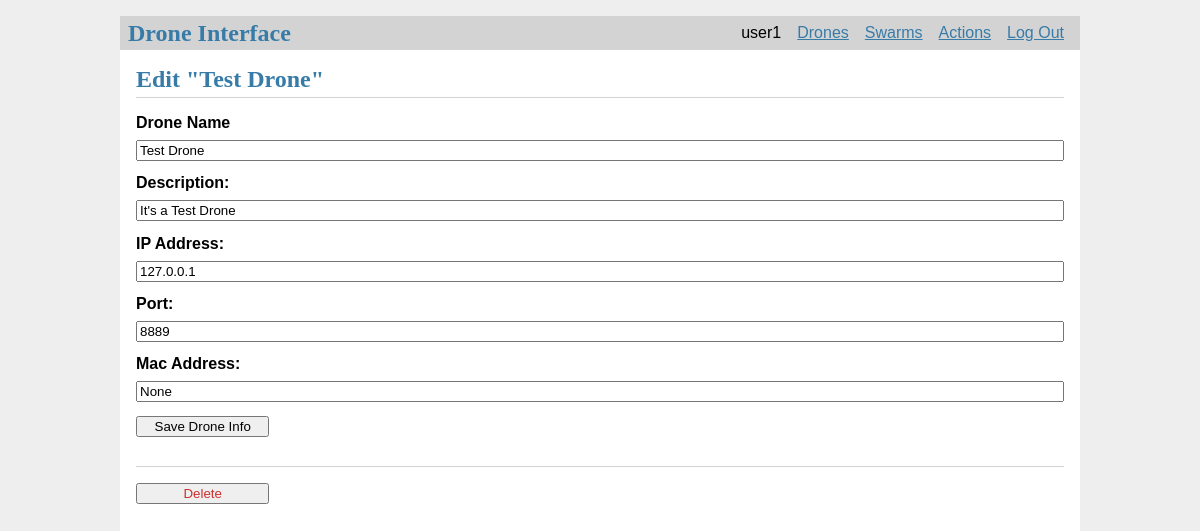
The page /1/update (signed in) on the database its author committed.
### tables this page shows
CREATE TABLE user (
  id INTEGER PRIMARY KEY AUTOINCREMENT,
  username TEXT UNIQUE NOT NULL,
  password TEXT NOT NULL
);

CREATE TABLE drones (
  id INTEGER PRIMARY KEY AUTOINCREMENT,
  drone_name TEXT UNIQUE NOT NULL,
  description TEXT NOT NULL,
  ip_addr TEXT NOT NULL,
  port TEXT NOT NULL,
  mac_addr TEXT,
  owner_id INTEGER NOT NULL,
  group_id INTEGER,
  FOREIGN KEY (owner_id) REFERENCES user (id),
  FOREIGN KEY (group_id) REFERENCES groups (id)
);

### flaskr/drones.py (the view, shortened to what this page needs)
@bp.route('/<int:id>/update', methods=('GET', 'POST'))
@login_required
def update_info(id):
    drone = get_drone(id)
    return render_template('drones/update_info.html', drone=drone)

### flaskr/auth.py (called while the page is built)
@bp.before_app_request
def load_logged_in_user():
    user_id = session.get('user_id')
    if user_id is None:
        g.user = None
    else:
        g.user = get_db().execute(
            'SELECT * FROM user WHERE id = ?', (user_id,)
        ).fetchone()

def login_required(view):
    @functools.wraps(view)
    def wrapped_view(**kwargs):
        if g.user is None:
            return redirect(url_for('auth.login'))
        return view(**kwargs)
    return wrapped_view

### flaskr/db.py (called while the page is built)
def get_db():
    if 'db' not in g:
        g.db = sqlite3.connect(
            current_app.config['DATABASE'],
            detect_types=sqlite3.PARSE_DECLTYPES
        )
        g.db.row_factory = sqlite3.Row
    return g.db

### flaskr/drones.py (called while the page is built)
def get_drone(id, check_author=True):
    drone = get_db().execute(
        'SELECT p.id, drone_name, description, ip_addr, port, mac_addr, owner_id'
        ' FROM drones p JOIN user u ON p.owner_id = u.id'
        ' WHERE p.id = ?',
        (id,)
    ).fetchone()
    if drone is None:
        abort(404, f"Drone id {id} doesn't exist.")
    if check_author and drone['owner_id'] != g.user['id']:
        abort(403)
    return drone

### flaskr/templates/drones/update_info.html
{% extends 'base.html' %}
{% block header %}
  <h1>{% block title %}Edit "{{ drone['drone_name'] }}"{% endblock %}</h1>
{% endblock %}
{% block content %}
  <form method="post">
    <label for="drone_name">Drone Name</label>
    <input name="drone_name" id="drone_name"
      value="{{ request.form['drone_name'] or drone['drone_name'] }}" required>
    <label for="description">Description:</label>
    <input type="description" name="description" id="description"
           value="{{ request.form['description'] or drone['description'] }}" required>
      <label for="ip_addr">IP Address:</label>
    <input type="ip_addr" name="ip_addr" id="ip_addr"
           value="{{ request.form['ip_addr'] or drone['ip_addr'] }}" required>
      <label for="port">Port:</label>
    <input type="port" name="port" id="port"
           value="{{ request.form['port'] or drone['port'] }}" required>
      <label for="mac_addr">Mac Address:</label>
    <input type="mac_addr" name="mac_addr" id="mac_addr"
           value="{{ request.form['port'] or drone['mac_addr'] }}" required>
    <input type="submit" value="Save Drone Info">
  </form>
  <hr>
  <form action="{{ url_for('drones.delete', id=drone['id']) }}" method="post">
    <input class="danger" type="submit" value="Delete" onclick="return confirm('Are you sure?');">
  </form>
{% endblock %}

### flaskr/templates/base.html (shortened to what this page needs)
<!doctype html>
<link rel="stylesheet" href="{{ url_for('static', filename='style.css') }}">
<nav>
  <h1>Drone Interface</h1>
  <ul>
    {% if g.user %}
        <li><span>{{ g.user['username'] }}</span>
        <li><a href="{{ url_for('drones.drones_display') }}">Drones</a>
        <li><a href="{{ url_for('swarms.swarms') }}">Swarms</a>
        <li><a href="{{ url_for('actions.mainpage') }}">Actions</a>
        <li><a href="{{ url_for('auth.logout') }}">Log Out</a>
    {% else %}
      <li><a href="{{ url_for('auth.register') }}">Register User</a>
      <li><a href="{{ url_for('auth.login') }}">Log In</a>
    {% endif %}
  </ul>
</nav>
<section class="content">
  <header>
    {% block header %}{% endblock %}
  </header>
  {% block content %}{% endblock %}
</section>

### flaskr/static/style.css (style rules this page uses)
h1 { font-family: serif; color: #377ba8; margin: 1rem 0; }
a { color: #377ba8; }
hr { border: none; border-top: 1px solid lightgray; }
nav { background: lightgray; display: flex; align-items: center; padding: 0 0.5rem; }
nav h1 { flex: auto; margin: 0; }
nav ul { display: flex; list-style: none; margin: 0; padding: 0; }
nav ul li a, nav ul li span, header .action { display: block; padding: 0.5rem; }
.content { padding: 0 1rem 1rem; }
.content > header { border-bottom: 1px solid lightgray; display: flex; align-items: flex-end; }
.content > header h1 { flex: auto; margin: 1rem 0 0.25rem 0; }
.content:last-child { margin-bottom: 0; }
.content form { margin: 1em 0; display: flex; flex-direction: column; }
.content label { font-weight: bold; margin-bottom: 0.5em; }
.content input, .content textarea { margin-bottom: 1em; }
input.danger { color: #cc2f2e; }
input[type=submit] { align-self: start; min-width: 10em; }

### rows shown on the page
user: user.username "user1"
drones: drone_name "Test Drone", description "It's a Test Drone", ip_addr "127.0.0.1", port "8889"
